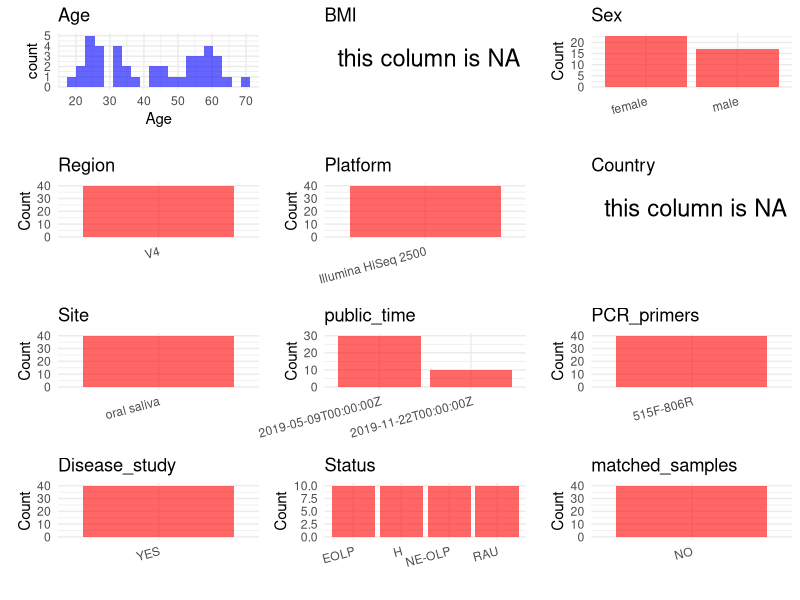

Reproduce this figure in R. (Note: this script raises an error after producing the figure.)
## ---- chunk 1
# Load necessary libraries
library(dplyr)
library(ggplot2)
library(cowplot)

# Set working directory (update this path to your local directory)
setwd("D:/metadata/3/PRJNA542018")

# Read the initial metadata files
initial_meta<-read.csv("SraRunTable.csv",header = T)

# Combine the two metadata files
#meta <- rbind(initial_meta, initial_meta1)

#Remove entries non-oral samples
#initial_meta <- subset(initial_meta,BioSampleModel != "Metagenome or environmental")

# Check the number of samples containing "HT" in Sample.Name (e.g., healthy controls)
#nrow(subset(meta, grepl("HT", Sample.Name)))

# Display the first few rows of the metadata
head(initial_meta)
## ---- chunk 2
# Create a uniform metadata dataframe
metadata <- data.frame(
  BioProject = initial_meta$BioProject,
  Run = initial_meta$Run,
  sample_name = initial_meta$Sample.Name,
  Age = initial_meta$AGE,
  BMI = NA,
  Sex=initial_meta$sex,
  Region = "V4",
  Platform = initial_meta$Instrument,
  Country = NA,
  Site = initial_meta$tissue,
  public_time = initial_meta$ReleaseDate,
  Status      = ifelse(grepl("^U",  initial_meta$Sample.Name), "RAU",
                       ifelse(grepl("^E",  initial_meta$Sample.Name), "EOLP",
                              ifelse(grepl("^NE", initial_meta$Sample.Name), "NE-OLP",
                                     ifelse(grepl("^C",  initial_meta$Sample.Name), "H", NA)))),
  stringsAsFactors = FALSE
)
## ---- chunk 3
# Add information obtained from the publication
metadata$PCR_primers <- "515F-806R"
metadata$title <- "Dysbiosis of saliva microbiome in patients with oral lichen planus"
metadata$Disease_study <- "YES"
# Assign disease status based on sample_name patterns


metadata$matched_samples <- "NO"
## ---- chunk 4
# Check the number of unique runs and sample names
print(paste("Number of unique runs:", length(unique(metadata$Run))))
print(paste("Number of unique sample names:", length(unique(metadata$sample_name))))
## ---- chunk 5
# Select columns for visualization
plot_data <- metadata %>%
  select(-BioProject, -Run, -sample_name, -title)

# Function to create simple plots for each column
create_simple_plots <- function(data) {
  plots <- list()
  
  for (col in colnames(data)) {
    # Check if the column is all NA
    if (all(is.na(data[[col]]))) {
      # Create an empty plot with text indicating all NA
      p <- ggplot() +
        annotate("text", x = 0.5, y = 0.5, label = "this column is NA", size = 6) +
        labs(title = col) +
        theme_void()
    } else if (is.numeric(data[[col]])) {
      # Numeric variable: histogram
      p <- ggplot(data, aes(x = .data[[col]])) +
        geom_histogram(fill = "blue", alpha = 0.6, bins = 20, na.rm = TRUE) +
        labs(title = col) +
        theme_minimal()
    } else {
      # Categorical variable: bar plot (remove NA values)
      count_data <- as.data.frame(table(data[[col]], useNA = "ifany"))
      p <- ggplot(count_data, aes(x = reorder(Var1, -Freq), y = Freq)) +
        geom_col(fill = "red", alpha = 0.6) +
        labs(title = col, x = NULL, y = "Count") +
        theme_minimal() +
        theme(axis.text.x = element_text(angle = 15, hjust = 1))
    }
    plots[[col]] <- p
  }
  
  return(plots)
}

# Generate and arrange plots
plots <- create_simple_plots(plot_data)
p<-plot_grid(plots$Age, 
          plots$BMI, 
          plots$Sex, 
          plots$Region, 
          plots$Platform, 
          plots$Country, 
          plots$Site,
          plots$public_time, 
          plots$PCR_primers,
          plots$Disease_study,
          plots$Status,
          plots$matched_samples,# add 
          ncol = 3, align = "hv", axis = "lb")
ggsave("Metadata_Summary.png", plot = p, width = 8, height = 6, dpi = 150)
## ---- chunk 6
knitr::include_graphics("metadata_summary.png")
## ---- chunk 7
# Reorder columns to match the desired format
metadata <- metadata[, c(
  "BioProject", "Run", "sample_name", "Age", "BMI", "Sex", 
  "Region", "Platform", "Country", "Site", "public_time", 
  "PCR_primers", "title", "Disease_study", "Status","matched_samples"
)]

# Export the uniform metadata to a CSV file
write.csv(metadata, file = "metadata.csv", quote = TRUE)
head(metadata)
